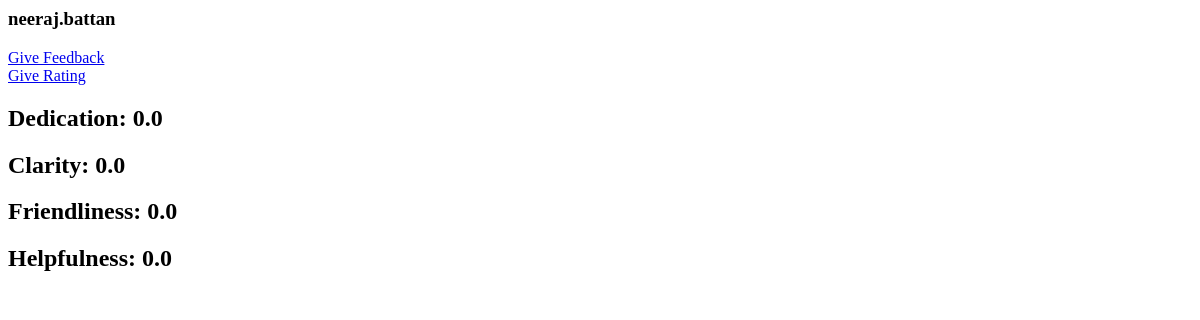
Before: /main/prof_detail/1/ with the older database file.
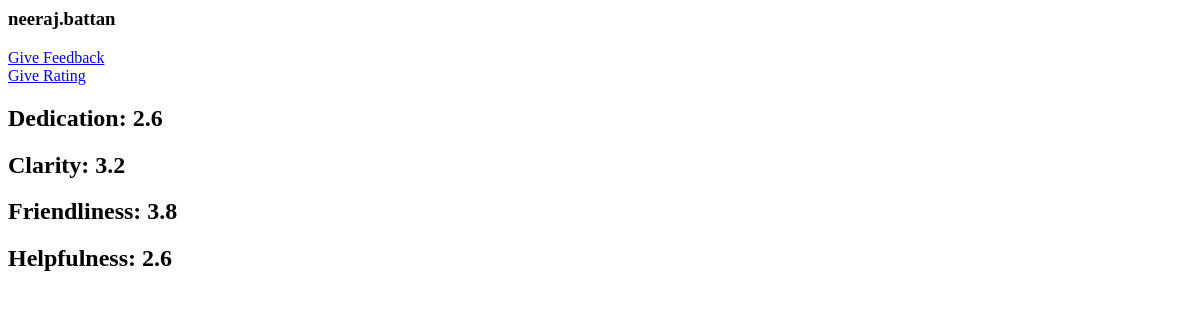
After: the same page with the newer database file.
### main/models.py (models this page shows)
class Prof(models.Model):
	prof_name = models.CharField(max_length=200)
	email = models.EmailField()
	clarity = models.FloatField(default=0)
	helpfullness = models.FloatField(default=0)
	friendly = models.FloatField(default=0)
	dedicated = models.FloatField(default=0)
	noofratings = models.IntegerField(default=0)
	courses = models.ManyToManyField(Courses)

### main/views.py (the view)
# urls.py: url(r'^prof_detail/(?P<prid>[0-9]+)/$',views.prof_detail,name='prof_detail'),
def prof_detail(request,prid):
	prof = Prof.objects.get(pk=prid)
	feedback = Feedback.objects.filter(proff=prof)
	rating = Rating.objects.filter(proff=prof)
	print feedback
	return render(request,'main/prof_detail.html',{'prof':prof,'feedback':feedback,'rating':rating})

### main/templates/main/prof_detail.html (shortened to what this page needs)
<h3>{{prof.prof_name}}</h3>
<a href="{% url 'main:give_feedback' prof.id %}">Give Feedback</a>
<a href="{% url 'main:give_rating' prof.id %}">Give Rating</a>
<h2> Dedication: {{prof.dedicated}}</h2>
<h2> Clarity: {{prof.clarity}}</h2>
<h2> Friendliness: {{ prof.friendly }}</h2>
<h2> Helpfulness: {{prof.helpfullness}}</h2>

Changed rows visible on the page:
changed Prof "neeraj.battan": dedicated "0.0" → "2.6"; clarity "0.0" → "3.2"; friendly "0.0" → "3.8"; helpfullness "0.0" → "2.6"
